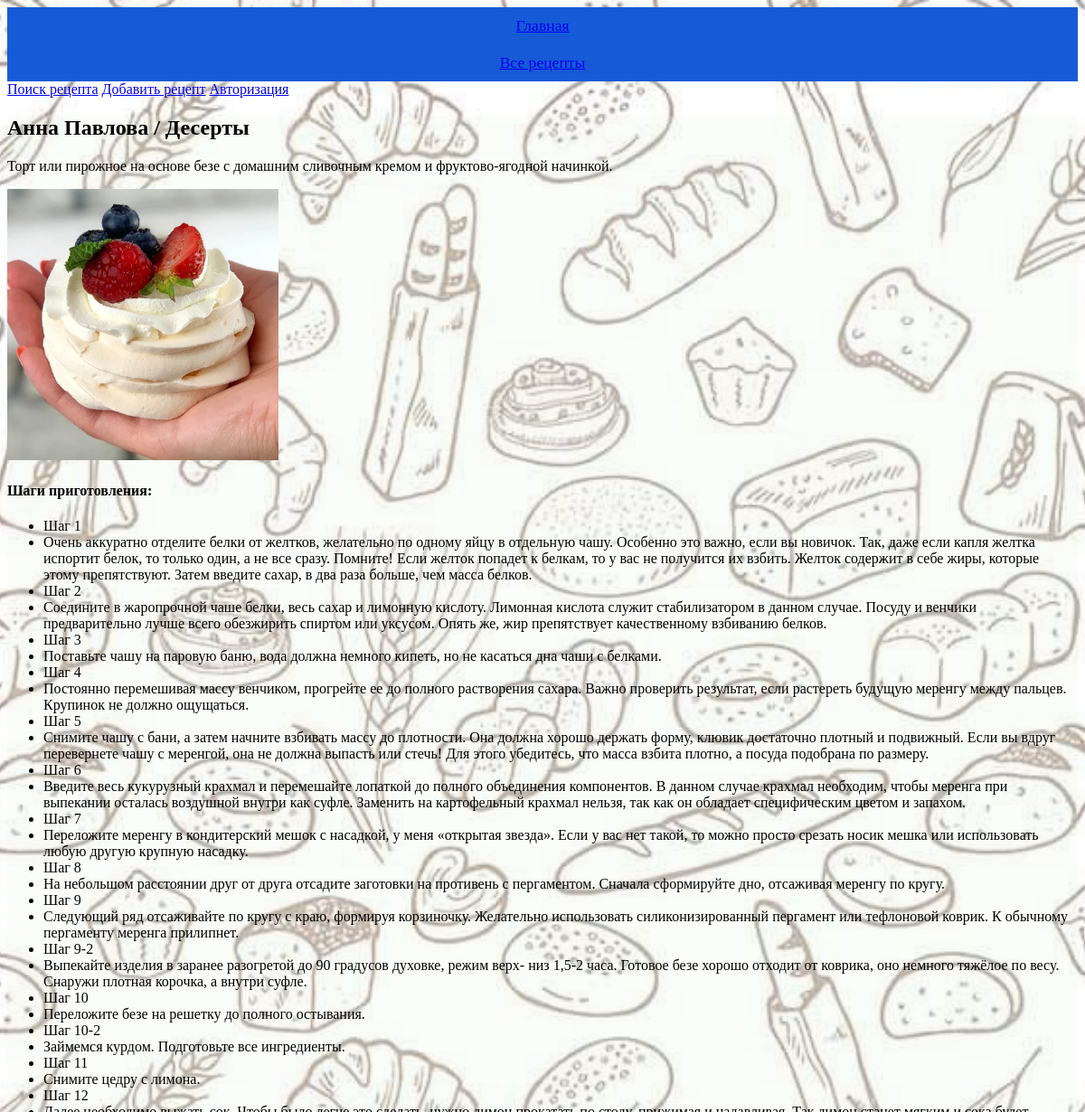
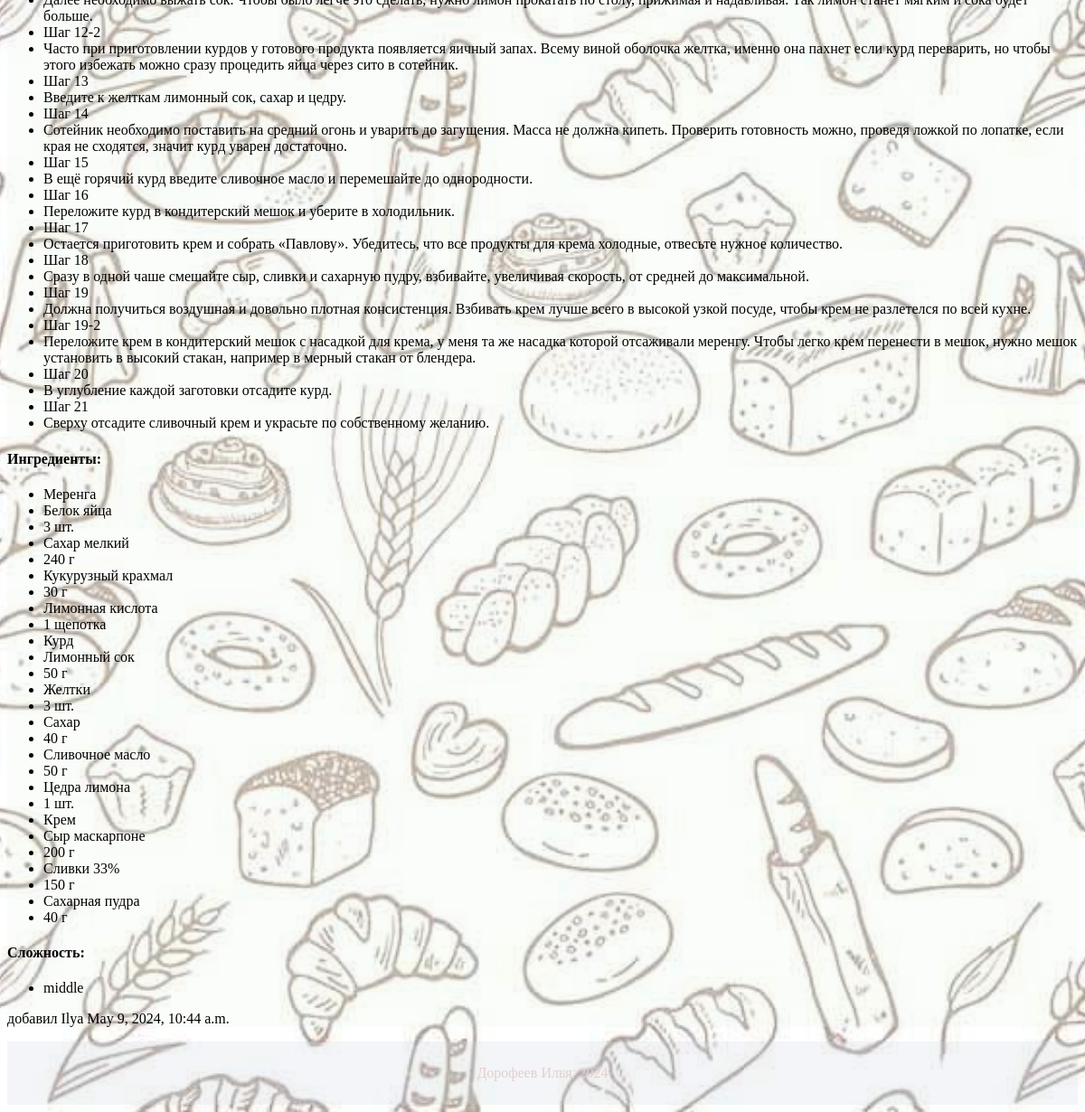
The app's page /recipe_show/1 with its own data (2 pictures, top to bottom).
### recipesapp/models.py (models this page shows, shortened)
class Recipe(models.Model):
    name = models.CharField(max_length=100, blank=False)
    description = models.CharField(max_length=1000)
    cook_steps = models.TextField()
    cook_time = models.IntegerField()
    ingredients = models.TextField()
    image = models.ImageField(upload_to='images/')
    ingredients = models.TextField()
    complexity = models.CharField(max_length=15, blank=False)
    created_at = models.DateTimeField(auto_now_add=True)
    author = models.ForeignKey(User, on_delete=models.DO_NOTHING)
    category = models.ForeignKey(Category, on_delete=models.SET_DEFAULT, default='other')

class Category(models.Model):
    name = models.CharField(max_length=100, blank=False)
    description = models.CharField(max_length=1000)
    def __str__(self):
        return self.name

### recipesapp/views.py (the view)
# urls.py: path('recipe_show/<int:pk>', views.recipe_show, name='recipe_show'),
def recipe_show(request, pk):
    recipe_find = Recipe.objects.filter(id=pk).first()
    if recipe_find is None:
        messages.error(request, 'Рецепт не найден')
        return render(request, 'recipesapp/blank.html')
    else:
        ingredients_list = recipe_find.ingredients.split('\n')
        cook_steps_list = recipe_find.cook_steps.split('\n')
        complexity_list = recipe_find.complexity.split('\n')
        context = {
            'recipe': recipe_find,
            'ingredients_list': ingredients_list,
            'cook_steps_list': cook_steps_list,
            'complexity_list': complexity_list,
        }
        return render(request, 'recipesapp/recipe_show.html', context)

### recipesapp/templates/recipesapp/recipe_show.html (shortened to what this page needs)
{% extends "recipesapp/base.html" %}
{% block content %}
    <h2>{{ recipe.name }} / {{ recipe.category }}</h2>
    <p>{{ recipe.description }}</p>
    <img src="{{ recipe.image.url }}" alt="Recipe Image"/>
    <h4>Шаги приготовления:</h4>
    <ul>
        {% for step in cook_steps_list %}
            <li>{{ step }}</li>
        {% endfor %}
    </ul>
    <h4>Ингредиенты:</h4>
    <ul>
        {% for ingredient in ingredients_list %}
            <li>{{ ingredient }}</li>
        {% endfor %}
    </ul>
    <h4>Сложность:</h4>
    <ul>
        {% for complexity in complexity_list %}
            <li>{{ complexity }}</li>
        {% endfor %}
    </ul>
    <p>добавил {{ recipe.author }} {{ recipe.created_at }}</p>
{% endblock %}

### static/recipesapp/css/style.css (style rules this page uses)
html { background: url(../../../media/images/fon.jpg); background-size: cover; background-position: center; background-repeat: no-repeat; }

### recipesapp/templates/recipesapp/recipe_show.html (style rules this page uses)
img { max-width: 300px; max-height: 300px; }

### records on screen
Recipe: name "Анна Павлова", category "Десерты", description "Торт или пирожное на основе безе с домашним сливочным кремом и фруктово-ягодной начинкой.", image (picture), complexity_list "middle", author "Ilya", created_at "May 9, 2024, 10:44 a.m."

### other values on screen
{{ step }} "Шаг 1" "Шаг 2" "Шаг 3" "Поставьте чашу на паровую баню, вода должна немного кипеть, но не касаться дна чаши с белками." "Шаг 4" "Постоянно перемешивая массу венчиком, прогрейте ее до полного растворения сахара. Важно проверить результат, если растереть будущую меренгу между пальцев. Крупинок не должно ощущаться." "Шаг 5" "Шаг 6" "Шаг 7" "Переложите меренгу в кондитерский мешок с насадкой, у меня «открытая звезда». Если у вас нет такой, то можно просто срезать носик мешка или использовать любую другую крупную насадку." "Шаг 8" "На небольшом расстоянии друг от друга отсадите заготовки на противень с пергаментом. Сначала сформируйте дно, отсаживая меренгу по кругу." "Шаг 9" "Следующий ряд отсаживайте по кругу с краю, формируя корзиночку. Желательно использовать силиконизированный пергамент или тефлоновой коврик. К обычному пергаменту меренга прилипнет." "Шаг 9-2" "Выпекайте изделия в заранее разогретой до 90 градусов духовке, режим верх- низ 1,5-2 часа. Готовое безе хорошо отходит от коврика, оно немного тяжёлое по весу. Снаружи плотная корочка, а внутри суфле." "Шаг 10" "Переложите безе на решетку до полного остывания." "Шаг 10-2" "Займемся курдом. Подготовьте все ингредиенты." "Шаг 11" "Снимите цедру с лимона." "Шаг 12" "Далее необходимо выжать сок. Чтобы было легче это сделать, нужно лимон прокатать по столу, прижимая и надавливая. Так лимон станет мягким и сока будет больше." "Шаг 12-2" "Шаг 13" "Введите к желткам лимонный сок, сахар и цедру." "Шаг 14" "Шаг 15" "В ещё горячий курд введите сливочное масло и перемешайте до однородности." "Шаг 16" "Переложите курд в кондитерский мешок и уберите в холодильник." "Шаг 17" "Остается приготовить крем и собрать «Павлову». Убедитесь, что все продукты для крема холодные, отвесьте нужное количество." "Шаг 18" "Сразу в одной чаше смешайте сыр, сливки и сахарную пудру, взбивайте, увеличивая скорость, от средней до максимальной." "Шаг 19" "Должна получиться воздушная и довольно плотная консистенция. Взбивать крем лучше всего в высокой узкой посуде, чтобы крем не разлетелся по всей кухне." "Шаг 19-2" "Шаг 20" "В углубление каждой заготовки отсадите курд." "Шаг 21" "Сверху отсадите сливочный крем и украсьте по собственному желанию."
{{ ingredient }} "Меренга" "Белок яйца" "3 шт." "Сахар мелкий" "240 г" "Кукурузный крахмал" "30 г" "Лимонная кислота" "1 щепотка" "Курд" "Лимонный сок" "50 г" "Желтки" "3 шт." "Сахар" "40 г" "Сливочное масло" "50 г" "Цедра лимона" "1 шт." "Крем" "Сыр маскарпоне" "200 г" "Сливки 33%" "150 г" "Сахарная пудра" "40 г"
